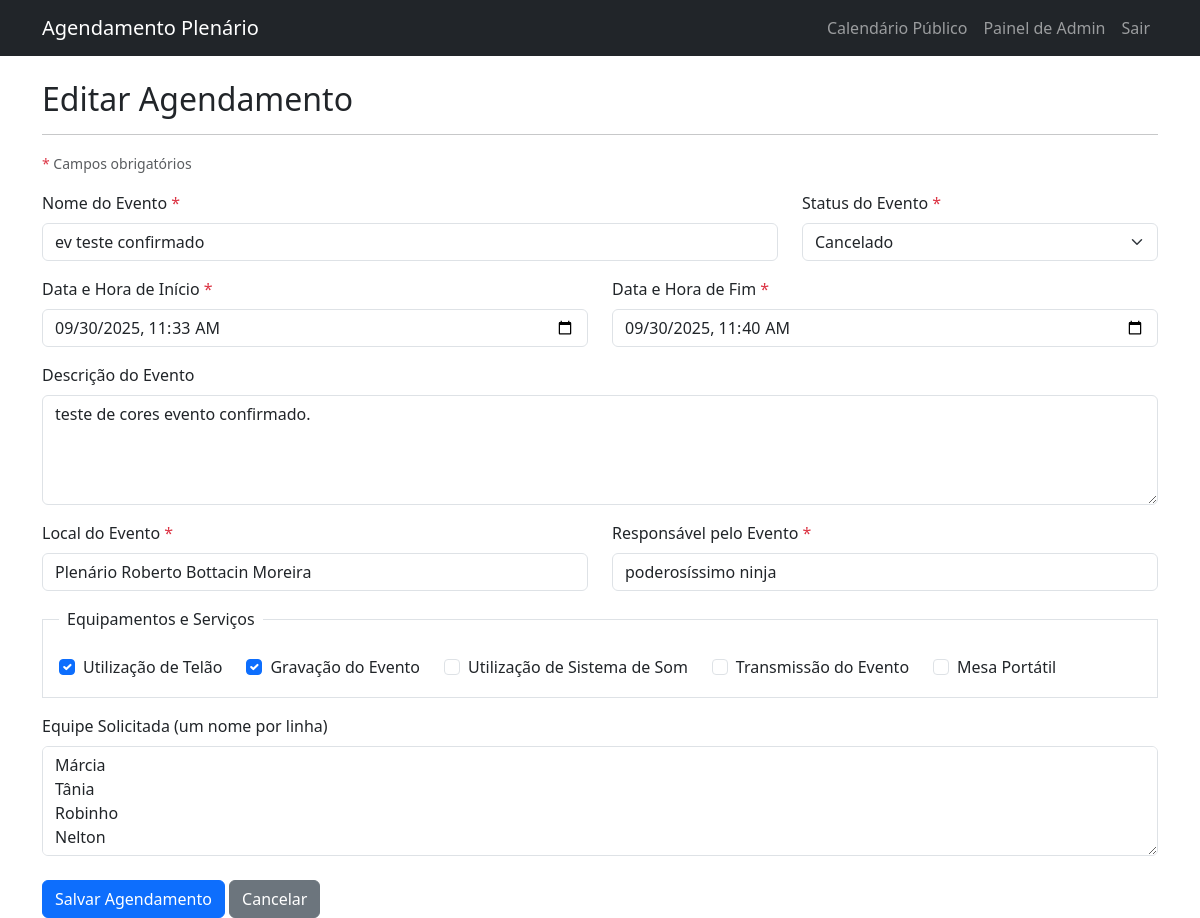
/agendamento/editar/4 (signed in), run on an earlier commit of the app's database.
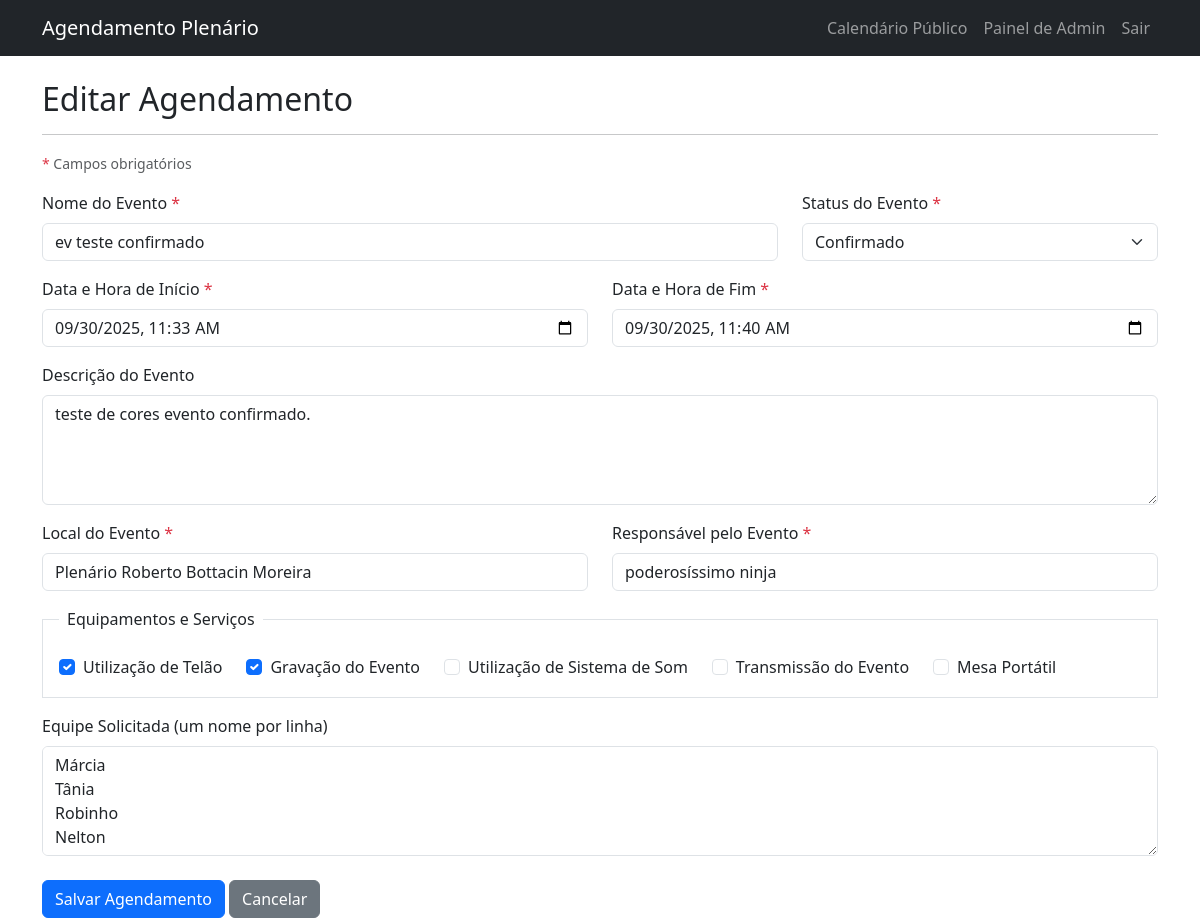
And on a later commit of the database.
### app/models.py (models this page shows, shortened)
class Agendamento(db.Model):
    id = db.Column(db.Integer, primary_key=True)
    titulo = db.Column(db.String(140), nullable=False)
    descricao = db.Column(db.Text)
    data_inicio = db.Column(db.DateTime, index=True, nullable=False)
    data_fim = db.Column(db.DateTime, nullable=False)
    local = db.Column(db.String(140), default='Plenário Roberto Bottacin Moreira')
    responsavel = db.Column(db.String(140))
    status = db.Column(db.String(64), default='Confirmado')
    uso_telao = db.Column(db.Boolean, default=False)
    gravacao = db.Column(db.Boolean, default=False)
    uso_som = db.Column(db.Boolean, default=False)
    transmissao = db.Column(db.Boolean, default=False)
    usuario_id = db.Column(db.Integer, db.ForeignKey('usuario.id'))
    equipe_solicitada = db.Column(db.Text) # Campo para listar os funcionários
    usuario_id = db.Column(db.Integer, db.ForeignKey('usuario.id'))
    mesa_portatil = db.Column(db.Boolean, default=False)

### app/routes.py (the view)
@bp.route('/agendamento/editar/<int:agendamento_id>', methods=['GET', 'POST'])
@login_required
def editar_agendamento(agendamento_id):
    agendamento = Agendamento.query.get_or_404(agendamento_id)
    form = AgendamentoForm(agendamento_id=agendamento_id)
    if form.validate_on_submit():
        agendamento.titulo = form.titulo.data
        agendamento.descricao = form.descricao.data
        agendamento.data_inicio = form.data_inicio.data
        agendamento.data_fim = form.data_fim.data
        agendamento.local = form.local.data
        agendamento.responsavel = form.responsavel.data
        agendamento.status = form.status.data
        agendamento.uso_telao = form.uso_telao.data
        agendamento.gravacao = form.gravacao.data
        agendamento.uso_som = form.uso_som.data
        agendamento.transmissao = form.transmissao.data
        agendamento.equipe_solicitada = form.equipe_solicitada.data
        db.session.commit()
        from app.email import enviar_email_notificacao
        enviar_email_notificacao(
            assunto=f"Agendamento Atualizado: {agendamento.titulo}",
            destinatarios=current_app.config['ADMINS'],
            template_html="email/notificacao.html",
            agendamento=agendamento,
            status_acao="atualizado"
        )
        flash('Agendamento atualizado com sucesso!')
        return redirect(url_for('main.admin_dashboard'))
    elif request.method == 'GET':
        form.titulo.data = agendamento.titulo
        form.descricao.data = agendamento.descricao
        form.data_inicio.data = agendamento.data_inicio
        form.data_fim.data = agendamento.data_fim
        form.local.data = agendamento.local
        form.responsavel.data = agendamento.responsavel
        form.status.data = agendamento.status
        form.uso_telao.data = agendamento.uso_telao
        form.gravacao.data = agendamento.gravacao
        form.uso_som.data = agendamento.uso_som
        form.transmissao.data = agendamento.transmissao
        form.equipe_solicitada.data = agendamento.equipe_solicitada
    return render_template('editar_agendamento.html', title='Editar Agendamento', form=form)

### app/models.py (called while the page is built)
@login_manager.user_loader
def load_user(user_id):
    return Usuario.query.get(int(user_id))

### app/templates/editar_agendamento.html (shortened to what this page needs)
{% extends "base.html" %}
{% block content %}
    <h2>Editar Agendamento</h2>
    <hr>
    <p class="text-muted"><small><span class="text-danger">*</span> Campos obrigatórios</small></p>
    <form action="" method="post" novalidate>
        <div class="row">
            <div class="col-md-8 mb-3">
                <label for="titulo" class="form-label">Nome do Evento <span class="text-danger">*</span></label>
                {{ form.titulo(class="form-control" + (" is-invalid" if form.titulo.errors else ""), size=32) }}
            </div>
            <div class="col-md-4 mb-3">
                <label for="status" class="form-label">Status do Evento <span class="text-danger">*</span></label>
                {{ form.status(class="form-select" + (" is-invalid" if form.status.errors else "")) }}
            </div>
        </div>
        <div class="row">
            <div class="col-md-6 mb-3">
                <label for="data_inicio" class="form-label">Data e Hora de Início <span class="text-danger">*</span></label>
                {{ form.data_inicio(class="form-control" + (" is-invalid" if form.data_inicio.errors else "")) }}
            </div>
            <div class="col-md-6 mb-3">
                <label for="data_fim" class="form-label">Data e Hora de Fim <span class="text-danger">*</span></label>
                {{ form.data_fim(class="form-control" + (" is-invalid" if form.data_fim.errors else "")) }}
            </div>
        </div>
        <div class="mb-3">
            {{ form.descricao.label(class="form-label") }}
            {{ form.descricao(class="form-control", rows=4) }}
        </div>
        <div class="row">
            <div class="col-md-6 mb-3">
                <label for="local" class="form-label">Local do Evento <span class="text-danger">*</span></label>
                {{ form.local(class="form-control" + (" is-invalid" if form.local.errors else "")) }}
            </div>
            <div class="col-md-6 mb-3">
                <label for="responsavel" class="form-label">Responsável pelo Evento <span class="text-danger">*</span></label>
                {{ form.responsavel(class="form-control" + (" is-invalid" if form.responsavel.errors else "")) }}
            </div>
        </div>
        <fieldset class="border p-3 mb-3">
            <legend class="float-none w-auto px-2 fs-6">Equipamentos e Serviços</legend>
            <div class="d-flex flex-wrap">
                <div class="form-check me-4">{{ form.uso_telao(class="form-check-input") }} {{ form.uso_telao.label(class="form-check-label") }}</div>
                <div class="form-check me-4">{{ form.gravacao(class="form-check-input") }} {{ form.gravacao.label(class="form-check-label") }}</div>
                <div class="form-check me-4">{{ form.uso_som(class="form-check-input") }} {{ form.uso_som.label(class="form-check-label") }}</div>
                <div class="form-check me-4">{{ form.transmissao(class="form-check-input") }} {{ form.transmissao.label(class="form-check-label") }}</div>
                <div class="form-check me-4">{{ form.mesa_portatil.label(class="form-check-label") }} {{ form.mesa_portatil(class="form-check-input") }}</div>
            </div>
        </fieldset>
        <div class="mb-3">
            {{ form.equipe_solicitada.label(class="form-label") }}
            {{ form.equipe_solicitada(class="form-control", rows=4) }}
        </div>
        <div class="mt-4">
            {{ form.submit(class="btn btn-primary") }}
            <a href="{{ url_for('main.admin_dashboard') }}" class="btn btn-secondary">Cancelar</a>
        </div>
    </form>
{% endblock %}

What changed in the data, as far as the page shows it:
changed Agendamento "ev teste confirmado": status "Cancelado" → "Confirmado"
